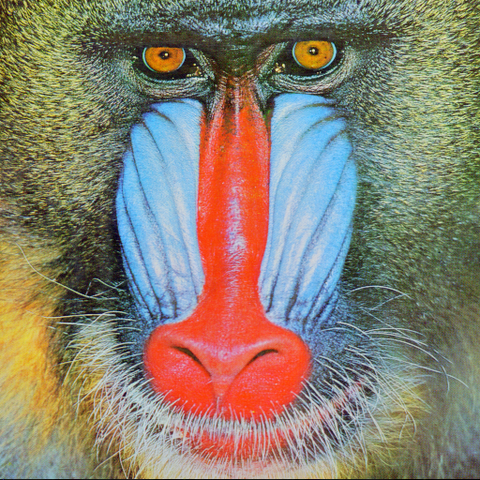
#> input picture data/mandrill.png, 480 x 480 px
$ python chapt-test-12.py
#> lines starting #> are read from the running program, lines starting #| are printed output that depends on the picture
from skimage.color import rgb2gray;
import matplotlib.pyplot as plt;
import numpy as np;
from skimage.feature import corner_harris,corner_peaks;
import skimage.io as io;
from skimage.exposure import equalize_hist;

def show_corners(corner,image):
    fig=plt.figure();
    plt.gray();
    plt.imshow(image);
    x_corner,y_corner=zip(*corner);
    plt.plot(x_corner,y_corner);
    plt.xlim(0,image.shape[1]);
    plt.ylim(image.shape[0],0)
    fig.set
    plt.show()


mandrill=io.imread('../data/mandrill.png');
#> mandrill is the input picture: shape (480, 480, 3); mean R, G, B 136.9, 128.4, 112.6
mandrill=equalize_hist(rgb2gray(mandrill));
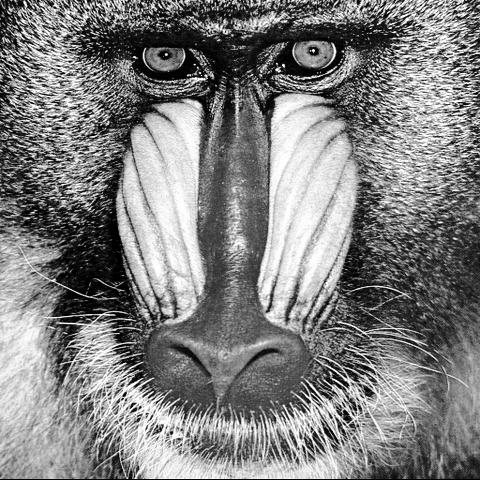
#> mandrill: shape (480, 480) float64; min 3.47e-05, max 1, mean 0.503
corner=corner_peaks(corner_harris(mandrill),min_distance=2);
#> corner = 4126 pairs, first value 2 to 477, second value 2 to 477
print(corner);
#> (printed output is left out)
show_corners(corner,mandrill)
#> in show_corners, `x_corner,y_corner=zip(*corner);`: x_corner = 4126 values, max 477 at index 1005, min 2 at index 364, mean 237.7; y_corner = 4126 values, max 477 at index 919, min 2 at index 112, mean 239
#> in show_corners, `plt.show()`:
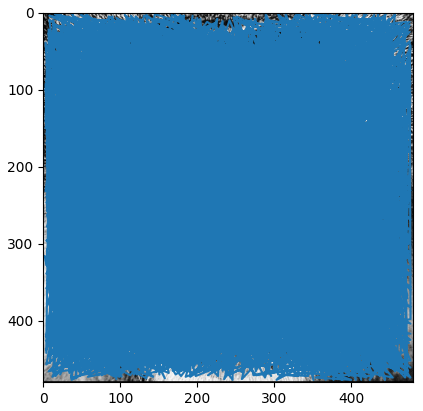
#> figure drawn by matplotlib, 1 panel
